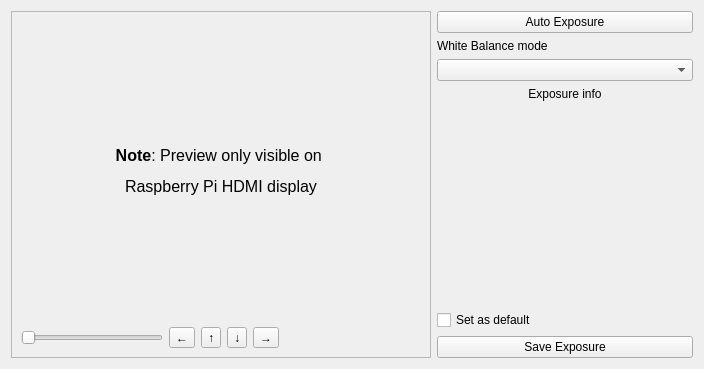
      <widget class="QWidget" name="tabPreview">
       <attribute name="title">
        <string>Preview</string>
       </attribute>
       <layout class="QHBoxLayout" name="horizontalLayout">
        <item>
         <widget class="QFrame" name="frame">
          <property name="frameShape">
           <enum>QFrame::StyledPanel</enum>
          </property>
          <property name="frameShadow">
           <enum>QFrame::Raised</enum>
          </property>
          <layout class="QVBoxLayout" name="verticalLayout">
           <item>
            <widget class="QLabel" name="lblPreview">
             <property name="sizePolicy">
              <sizepolicy hsizetype="MinimumExpanding" vsizetype="MinimumExpanding">
               <horstretch>0</horstretch>
               <verstretch>0</verstretch>
              </sizepolicy>
             </property>
             <property name="minimumSize">
              <size>
               <width>400</width>
               <height>300</height>
              </size>
             </property>
             <property name="frameShape">
              <enum>QFrame::NoFrame</enum>
             </property>
             <property name="text">
              <string>&lt;html&gt;&lt;head/&gt;&lt;body&gt;&lt;p align=&quot;center&quot;&gt;&lt;span style=&quot; font-size:12pt; font-weight:600;&quot;&gt;Note&lt;/span&gt;&lt;span style=&quot; font-size:12pt;&quot;&gt;: Preview only visible on &lt;/span&gt;&lt;/p&gt;&lt;p align=&quot;center&quot;&gt;&lt;span style=&quot; font-size:12pt;&quot;&gt;Raspberry Pi HDMI display&lt;/span&gt;&lt;/p&gt;&lt;/body&gt;&lt;/html&gt;</string>
             </property>
            </widget>
           </item>
           <item>
            <layout class="QHBoxLayout" name="horizontalLayout_2">
             <item>
              <widget class="QSlider" name="sliderPreviewZoom">
               <property name="toolTip">
                <string>Zoom preview</string>
               </property>
               <property name="accessibleName">
                <string>Zoom Preview</string>
               </property>
               <property name="minimum">
                <number>10</number>
               </property>
               <property name="maximum">
                <number>40</number>
               </property>
               <property name="singleStep">
                <number>1</number>
               </property>
               <property name="pageStep">
                <number>4</number>
               </property>
               <property name="value">
                <number>10</number>
               </property>
               <property name="tracking">
                <bool>true</bool>
               </property>
               <property name="orientation">
                <enum>Qt::Horizontal</enum>
               </property>
               <property name="tickPosition">
                <enum>QSlider::NoTicks</enum>
               </property>
              </widget>
             </item>
             <item>
              <widget class="QToolButton" name="btnPreviewL">
               <property name="toolTip">
                <string>Preview left</string>
               </property>
               <property name="text">
                <string>←</string>
               </property>
              </widget>
             </item>
             <item>
              <widget class="QToolButton" name="btnPreviewU">
               <property name="toolTip">
                <string>Preview up</string>
               </property>
               <property name="text">
                <string>↑</string>
               </property>
              </widget>
             </item>
             <item>
              <widget class="QToolButton" name="btnPreviewD">
               <property name="toolTip">
                <string>Preview down</string>
               </property>
               <property name="text">
                <string>↓</string>
               </property>
              </widget>
             </item>
             <item>
              <widget class="QToolButton" name="btnPreviewR">
               <property name="toolTip">
                <string>Preview right</string>
               </property>
               <property name="text">
                <string>→</string>
               </property>
              </widget>
             </item>
             <item>
              <spacer name="horizontalSpacer">
               <property name="orientation">
                <enum>Qt::Horizontal</enum>
               </property>
               <property name="sizeHint" stdset="0">
                <size>
                 <width>40</width>
                 <height>20</height>
                </size>
               </property>
              </spacer>
             </item>
            </layout>
           </item>
          </layout>
         </widget>
        </item>
        <item>
         <widget class="QFrame" name="framePreviewTools">
          <property name="minimumSize">
           <size>
            <width>256</width>
            <height>0</height>
           </size>
          </property>
          <property name="maximumSize">
           <size>
            <width>256</width>
            <height>16777215</height>
           </size>
          </property>
          <property name="frameShape">
           <enum>QFrame::NoFrame</enum>
          </property>
          <property name="frameShadow">
           <enum>QFrame::Plain</enum>
          </property>
          <property name="lineWidth">
           <number>0</number>
          </property>
          <layout class="QVBoxLayout" name="verticalLayout_9">
           <property name="margin">
            <number>0</number>
           </property>
           <item>
            <widget class="QPushButton" name="btnAutoExpose">
             <property name="text">
              <string>Auto Exposure</string>
             </property>
            </widget>
           </item>
           <item>
            <widget class="QLabel" name="lblAWBMode">
             <property name="text">
              <string>White Balance mode</string>
             </property>
            </widget>
           </item>
           <item>
            <widget class="QComboBox" name="cmbAWBMode"/>
           </item>
           <item>
            <widget class="QLabel" name="lblExpInfo">
             <property name="text">
              <string>&lt;html&gt;&lt;head/&gt;&lt;body&gt;&lt;p&gt;Exposure info&lt;/p&gt;&lt;/body&gt;&lt;/html&gt;</string>
             </property>
             <property name="alignment">
              <set>Qt::AlignCenter</set>
             </property>
             <property name="wordWrap">
              <bool>true</bool>
             </property>
            </widget>
           </item>
           <item>
            <spacer name="verticalSpacer">
             <property name="orientation">
              <enum>Qt::Vertical</enum>
             </property>
             <property name="sizeHint" stdset="0">
              <size>
               <width>20</width>
               <height>40</height>
              </size>
             </property>
            </spacer>
           </item>
           <item>
            <widget class="QCheckBox" name="chkSaveDefaultExp">
             <property name="text">
              <string>Set as default</string>
             </property>
            </widget>
           </item>
           <item>
            <widget class="QPushButton" name="btnPreviewSave">
             <property name="text">
              <string>Save Exposure</string>
             </property>
            </widget>
           </item>
          </layout>
         </widget>
        </item>
       </layout>
      </widget>
